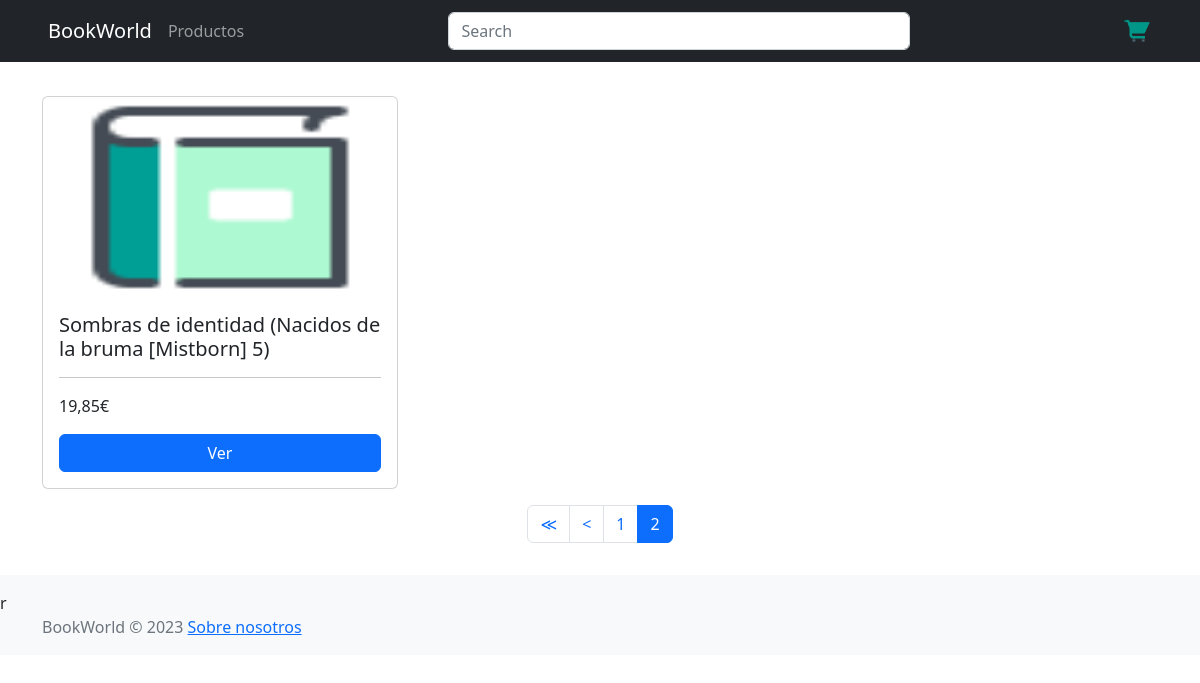
/products/?page=2, run on the app's committed database.
### BookWorld/models/book.py (models this page shows)
class Book(models.Model):
    isbn = models.CharField(max_length=13, primary_key=True)
    title = models.CharField(max_length=150, blank=False, null=False)
    description = models.CharField(max_length=150, blank=False, null=False)
    author = models.ForeignKey("Author", null=False, on_delete=models.CASCADE)
    genre = models.CharField(max_length=150, blank=False, null=True)
    price = models.FloatField(max_length=150, blank=False, null=True)

### BookWorld/views.py (the view)
# urls.py: path('products/', views.products, name='products'),
def products(request):
    books_list = Book.objects.all().order_by('title')
    paginator = Paginator(books_list, 9)
    page = request.GET.get('page') or 1
    books = paginator.get_page(page)
    current_page = int(page)
    pages = range(1, books.paginator.num_pages + 1)
    return render(request, 'products.html', {'books': books, 'pages': pages, 'current_page': current_page})

### BookWorld/models/cart_total.py (called while the page is built)
def cart_total(request):
    total = 0
    if "cart" in request.session.keys():
        for key, value in request.session['cart'].items():
            total += int(value['acumulated'])
    return {'cart_total': total}

### templates/products.html (shortened to what this page needs)
{% load static %}
<!DOCTYPE html>
<html lang="en"/>
<head>
    <link rel="stylesheet" href="https://cdn.jsdelivr.net/npm/bootstrap@5.2.3/dist/css/bootstrap.min.css"
>
</head>
<body>
<header class="navbar navbar-dark bg-dark fixed-top container-fluid d-flex bd-highlight px-5">
    <div class="navbar-nav flex-row flex-fill bd-highlight">
        <a class="navbar-brand" href="/">BookWorld</a>
        <a class="nav-item nav-link" href="?page=1">Productos</a>
    </div>
    <div class="flex-fill bd-highlight">
        <form class="d-flex">
            <input class="form-control me-2" type="search" placeholder="Search" aria-label="Search"
                   href="/search">
        </form>
    </div>
    <div class="flex-fill bd-highlight">
        <nav class="navbar navbar-expand-lg text-light">
            <a class="nav-link ms-auto" aria-current="page" href="cart">
                <img src="../static/img/cart.png" width="30" height="30">
            </a>
        </nav>
    </div>
</header>
<div class="container mt-5 pt-5">
    {% if books %}
        {% for book in books %}
            {% if forloop.first %}
                <div class="row mb-3">{% endif %}
        <div class="col-4">
            <div class="card box-shadow">
                <img src="{% static 'img/book.png' %}" class="card-img-top" alt="..."
                     style="height: 200px; width: 100%; display: block;">
                <div class="card-body">
                    <h5 class="card-title">{{ book.title }}</h5>
                    <hr/>
                    <p class="card-text">{{ book.price }}€</p>
                    <a href="{{ book.isbn }}" class="btn btn-primary w-100">Ver</a>
                </div>
            </div>
        </div>
        {% if forloop.last %}</div>{% endif %}
        {% endfor %}
        {% include "pagination.html" %}
    {% else %}
        <div class="alert alert-warning" role="alert">No hay libros disponibles</div>
    {% endif %}
</div>
<footer class="footer  py-3 bg-light mt-3 ">r
    <div class="container">
        <span class="text-muted">BookWorld © <script>document.write(new Date().getFullYear())</script> </span>
        <span class="text-muted"><a href="https://www.youtube.com/watch?v=dQw4w9WgXcQ">Sobre nosotros</a></span>
    </div>
</footer>
</body>
</html>

### data on the page
Book: title "Sombras de identidad (Nacidos de la bruma [Mistborn] 5)", price "19,85"

### other printed values
{{ page }} "1" "2"
